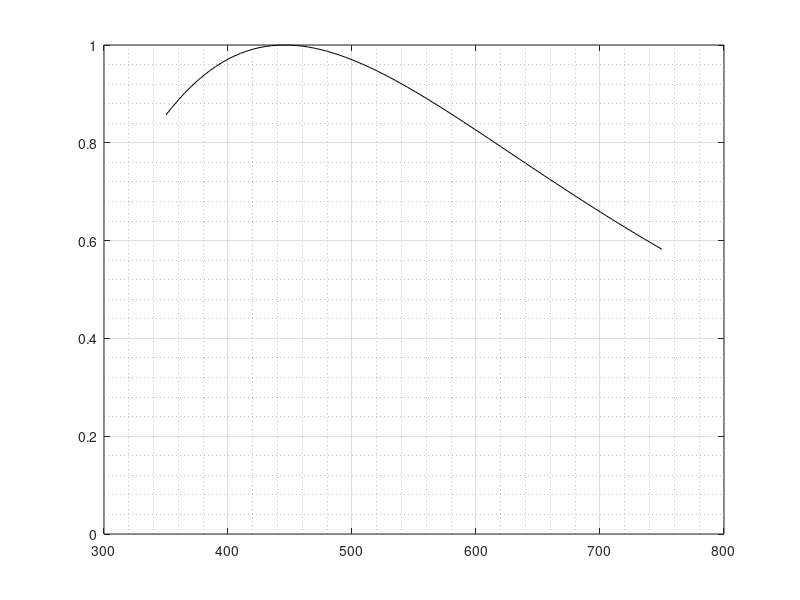

Write the MATLAB code that produced this figure.
% function blue_sky_spectrum

    % Function to analytically estimate the radiative spectrum of diffuse
    % clear blue sky at noon, as if to replace a measurement made by a
    % pyranometer or spectrometer.

    % Sources:
        % https://en.wikipedia.org/wiki/Planck%27s_law
        % http://www.instesre.org/Solar/PyranometerProtocol/PyranometerProtocol.htm
        % https://physics.stackexchange.com/questions/432874/simple-computation-of-the-spectrum-of-the-blue-sky
        % 2012: The Color of the Sky, Frederic Zagury
    
    %%
        
    clear
    clc
    
    %%
    
    lam = 350 : 5 : 750; % nm
    
    %% Constants
    
    k = 1.381e-23; % J/K, Boltzmann constant
    h = 6.626e-34;  % J-s, Planck constant
    c = 2.99792e8;  % m/s, speed of light
    T = 6500;       % K, absolute temperature
    
    a = 5e-27;%0.005;
    p = 1.3;
%     b = 4.5e-7;%0.45;
    
    %% Conversion factors
    
    m_to_nm = 1e9; % 1 m = 1e9 nm (nanometer)
    m_to_um = 1e6; % 1 m = 1e6 um (micrometer)
    
    %% Convert to SI
    
    lam = lam ./ m_to_nm;
    
    %%
    
    B = ((2.*h.*c.^2)./(lam.^5)) .* (1./(exp((h.*c)./(lam.*k.*T))-1)); % Planck's law, blackbody radiator
    
%     B = B .* lam.^-4; % Rayleigh scattering
    
%     x = exp(-a./lam.^4);
%     y = exp(-b./lam.^p);
%     B = B .* x;% .* y; % Mie scattering

    B = B ./ max(B(:)); % normalize
    
    %%
    
    figure(1)
        clf
        set(gcf,'color','white')
        plot(lam .* m_to_nm, B, 'k')
        ylim([0 max(ylim)])
        grid on
        grid minor
%         set(gca,'yscale','log')

% end



















































